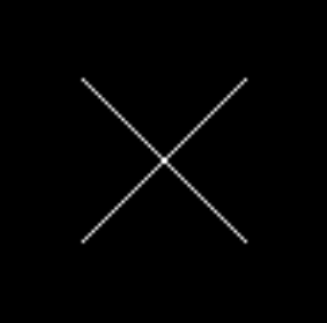
#> input picture ImageProcessing-Python/images/lines.png, 327 x 323 px, found by its file name
$ python 13_08.py
#> lines starting #> are read from the running program, lines starting #| are printed output that depends on the picture; after the words box and inside, x2 and y2 are one past the last pixel; in counts of white or black regions, pixels touching at a corner belong together; long printed decimals are rounded
# -*- coding: utf-8 -*-
import cv2
import numpy as np
from matplotlib import pyplot as plt
import matplotlib

#读取图像
img = cv2.imread('lines.png')
#> img is the input picture: shape (323, 327, 3); min 0, max 255, mean 2.6

#灰度变换
gray = cv2.cvtColor(img, cv2.COLOR_BGR2GRAY)

#转换为二值图像
edges = cv2.Canny(gray, 50, 150)
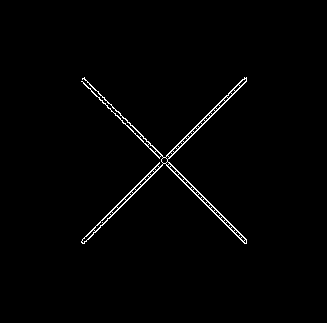
#> edges: shape (323, 327); 1.3% white in thin lines or dots, all inside (x1, y1, x2, y2) = (81, 77, 247, 244)

#显示原始图像
plt.subplot(121), plt.imshow(edges, 'gray'), plt.title(u'(a)原始图像')
plt.axis('off')

#霍夫变换检测直线
lines = cv2.HoughLines(edges, 1, np.pi / 180, 160)
#> lines = [[231, 0.785], [-1, 2.36], [-4, 2.36], [228, 0.785]]

#转换为二维
line = lines[:, 0, :]
#> line has the same summary as lines

#将检测的线在极坐标中绘制
for rho,theta in line[:]:
    a = np.cos(theta)
    b = np.sin(theta)
    x0 = a * rho
    y0 = b * rho
    print(x0, y0)
    x1 = int(x0 + 1000 * (-b))
    y1 = int(y0 + 1000 * (a))
    x2 = int(x0 - 1000 * (-b))
    y2 = int(y0 - 1000 * (a))
    print(x1, y1, x2, y2)
    #绘制直线
    cv2.line(img, (x1, y1), (x2, y2), (255, 0, 0), 1)
#> this loop made 4 passes
#> (rho, theta, a, x0, y0, x1, y1, x2) on passes 1 to 4: (231, 0.785, 0.707, 163.3, 163.3, -543, 870, 870), (-1, 2.36, -0.707, 0.707, -0.707, -706, -707, 707), (-4, 2.36, -0.707, 2.83, -2.83, -704, -709, 709), (228, 0.785, 0.707, 161.2, 161.2, -545, 868, 868)
#| 163.342 163.342
#| -543 870 870 -543
#| 0.7071 -0.7071
#| -706 -707 707 706
#| 2.828 -2.828
#| -704 -709 709 704
#| 161.220 161.220
#| -545 868 868 -545
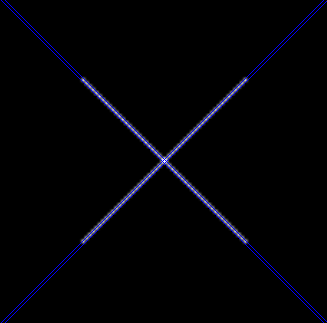
#> img: shape (323, 327, 3); 1.22% of pixels changed, all inside (x1, y1, x2, y2) = (1, 0, 327, 323)

#设置字体
matplotlib.rcParams['font.sans-serif']=['SimHei']

#显示处理图像
plt.subplot(122), plt.imshow(img, 'gray'), plt.title(u'(b)结果图像')
plt.axis('off')
plt.show()
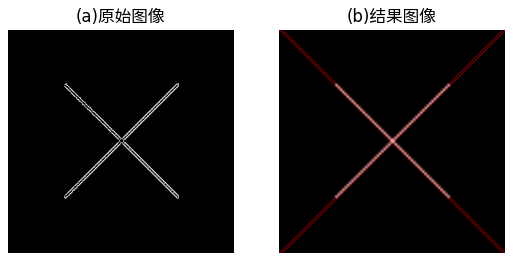
#> figure drawn by matplotlib, 2 panels
